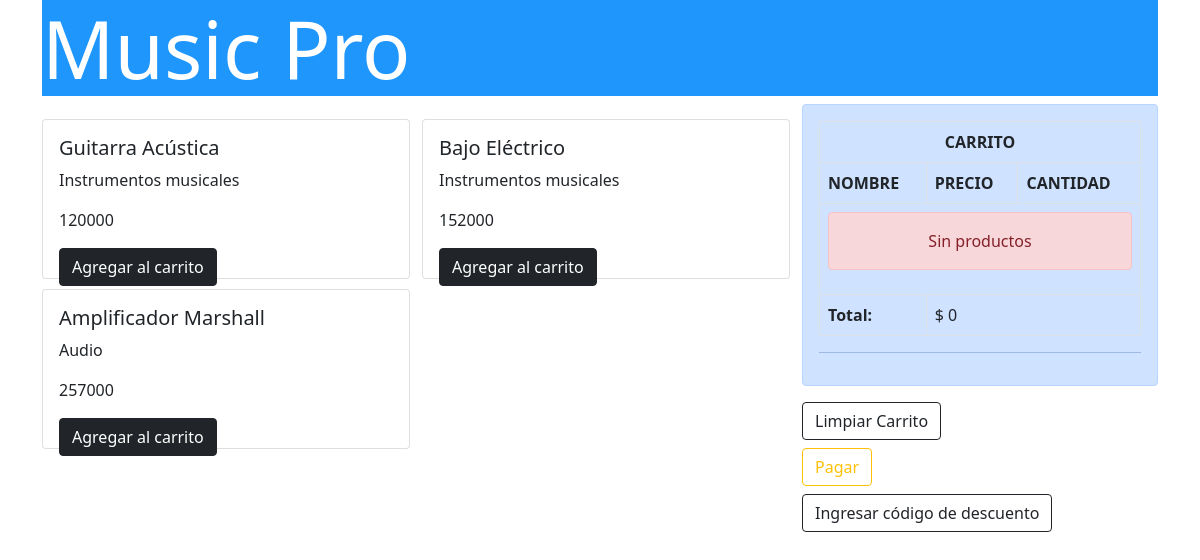
Before: / with the older database file.
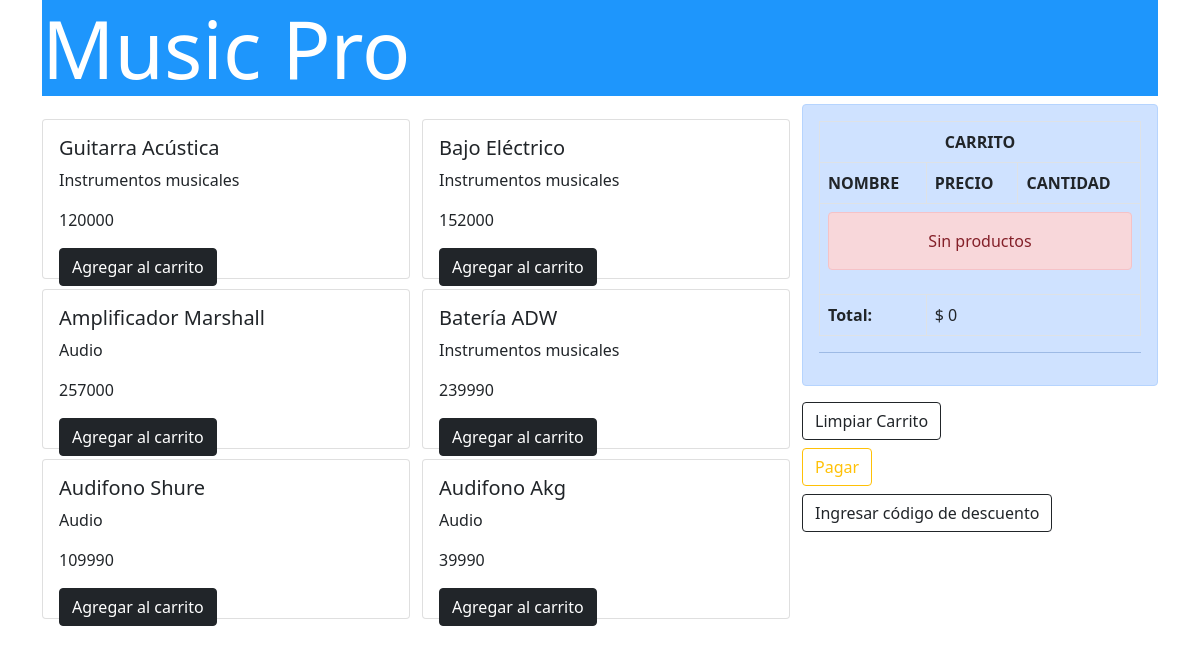
After: the same page with the newer database file.
### CarritoApp/models.py (models this page shows, shortened)
class Producto(models.Model):
    nombre = models.CharField(max_length=64)
    categoria = models.CharField(max_length=32)
    precio = models.IntegerField()

### CarritoApp/views.py (the view)
# urls.py: path('', tienda, name="Tienda"),
def tienda(request):
    productos = Producto.objects.all()
    return render(request, "tienda.html" , {'productos':productos})

### CarritoApp/context_processor.py (called while the page is built)
def total_carrito (request):
    total = 0
    if request.user.is_authenticated:
        if "carrito" in request.session.keys():
            for key, value in request.session["carrito"].items():
                total += int(value["acumulado"])
    return {"total_carrito": total}

### CarritoApp/templates/tienda.html (shortened to what this page needs)
{% load static %}
<!DOCTYPE html>
<html lang="es">
<head>
    <link href="https://cdn.jsdelivr.net/npm/bootstrap@5.0.2/dist/css/bootstrap.min.css" rel="stylesheet">
    <link href="{% static 'css/estilos.css' %}" rel="stylesheet">
</head>
<body>
    <div class="container">
        <div class="row">
            <div class="col-12 align-self-center"><h1 class="display-1">Music Pro</h1></div>
        </div>
        <div class="row">
            <div class="col-8">
                <div class="row" style="padding: 10px 0;">
                    <div class="col-12">
                        <div class="row">
                            {% for producto in productos %}
                            <div class="col-6">
                                <div class="card" style="height: 10rem; width: 23rem; margin: 5px 0px;">
                                    <div class="card-body">
                                        <h5 class="card-title">{{producto.nombre}}</h5>
                                        <p class="card-text">{{producto.categoria}}</p>
                                        <p class="card-text">{{producto.precio}}</p>
                                        <a href="{% url 'Add' producto.id %}" class="btn btn-dark">Agregar al carrito</a>
                                    </div>
                                </div>
                            </div>
                            {% endfor %}
                        </div>
                    </div>
                </div>
            </div>
            <div class="col-4">
                {% include "carrito.html" %}
            </div>
        </div>
    </div>

### CarritoApp/templates/carrito.html
<div class="alert alert-primary" role="alert">
<table class="table table-bordered">
    <thead>
        <tr>
            <th scope="row" colspan="3" class="text-center">CARRITO</th>
        </tr>
        <tr>
            <th scope="col">NOMBRE</th>
            <th scope="col">PRECIO</th>
            <th scope="col">CANTIDAD</th>
        </tr>
    </thead>
    <tbody>
    {% if request.session.carrito.items %}
    {% for key, value in request.session.carrito.items %}
        <tr>
            <td>{{value.nombre}}</td>
            <td>{{value.precio}}</td>
            <td>{{value.acumulado}}
                <a href="{% url 'Add' value.producto_id %}" class="badge btn btn-dark badge-dark">+</a>
                <a href="{% url 'Sub' value.producto_id %}" class="badge btn btn-dark badge-dark">-</a>
            </td>
        </tr>
    {% endfor %}
    {% else %}
    <tr>
        <td colspan="3">
            <div class="alert alert-danger text-center"> Sin productos </div>
        </td>
    </tr>
    {% endif %}
        <tr>
            <th scope="row">Total:</th>
            <td colspan="2">$ {{total_carrito}}</td>
        </tr>
    </tbody>
</table>
<hr>
</div>
<div class="d-grid gap-2">
    <div class="col-6"><a href="{% url 'CLS' %}" class="btn btn-outline-dark">Limpiar Carrito</a></div>
    <div class="col-12"><a href="{% url 'pago' %}" class="btn btn-outline-warning">Pagar</a></div>
    <div class="col-18"><a href="#" class="btn btn-outline-dark">Ingresar código de descuento</a></div>
</div>

### CarritoApp/static/css/estilos.css (style rules this page uses)
body { font-family: "Segoe UI", 'consolas'; }
.container { flex-direction: row/ row-reverse/ column/ column-reverse; }
.display-1 { background:#1e96fc; color:white; }

Changed rows visible on the page:
added Producto: nombre "Batería ADW", categoria "Instrumentos musicales", precio "239990"
added Producto: nombre "Audifono Shure", categoria "Audio", precio "109990"
added Producto: nombre "Audifono Akg", categoria "Audio", precio "39990"
